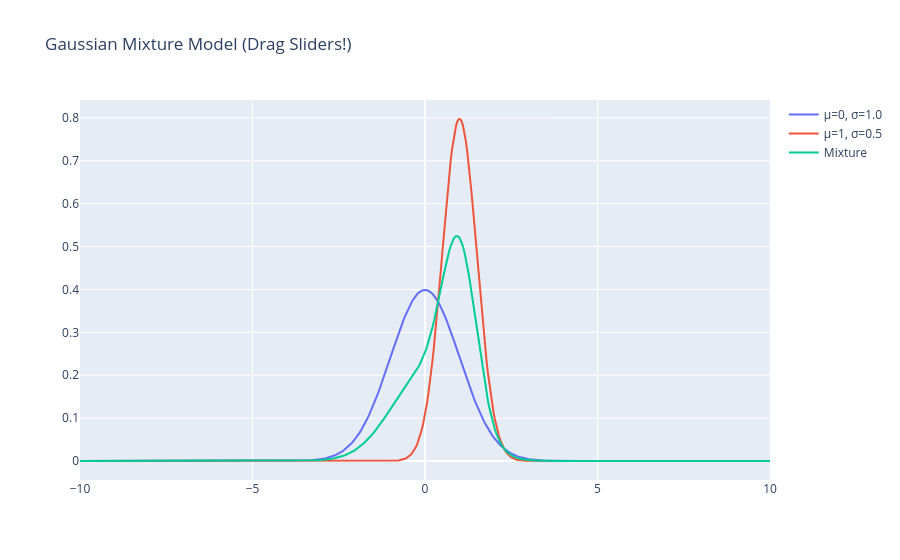

Source (notebook cell):
### Markdown cell above
- Models time between events:  
  - Earthquake intervals 🌋  
  - Social media post times 📱

### Code cell
# Interactive Gaussian Mixture Model
import plotly.graph_objects as go
from scipy.stats import norm

@widgets.interact(mu1=(-5,5), sigma1=(0.1,2), mu2=(-5,5), sigma2=(0.1,2))
def plot_gmm(mu1=0, sigma1=1, mu2=1, sigma2=0.5):
    x = np.linspace(-10, 10, 500)
    y1 = norm.pdf(x, mu1, sigma1)
    y2 = norm.pdf(x, mu2, sigma2)
    
    fig = go.Figure()
    fig.add_trace(go.Scatter(x=x, y=y1, name=f"μ={mu1}, σ={sigma1}"))
    fig.add_trace(go.Scatter(x=x, y=y2, name=f"μ={mu2}, σ={sigma2}"))
    fig.add_trace(go.Scatter(x=x, y=0.5*(y1+y2), name="Mixture"))
    
    fig.update_layout(title="Gaussian Mixture Model (Drag Sliders!)")
    fig.show()

### Figure 1 — Plotly figure (JSON) as saved in the notebook; plotly's stock layout.template omitted (floating-point values rounded to 4 significant figures; data arrays with more than 128 entries replaced by an {"elided": "..."} marker saying what was removed)
{"data": [{"name": "μ=0, σ=1.0", "type": "scatter", "x": {"elided": "500 float values"}, "y": {"elided": "500 float values"}}, {"name": "μ=1, σ=0.5", "type": "scatter", "x": {"elided": "500 float values"}, "y": {"elided": "500 float values"}}, {"name": "Mixture", "type": "scatter", "x": {"elided": "500 float values"}, "y": {"elided": "500 float values"}}], "layout": {"title": {"text": "Gaussian Mixture Model (Drag Sliders!)"}}}
